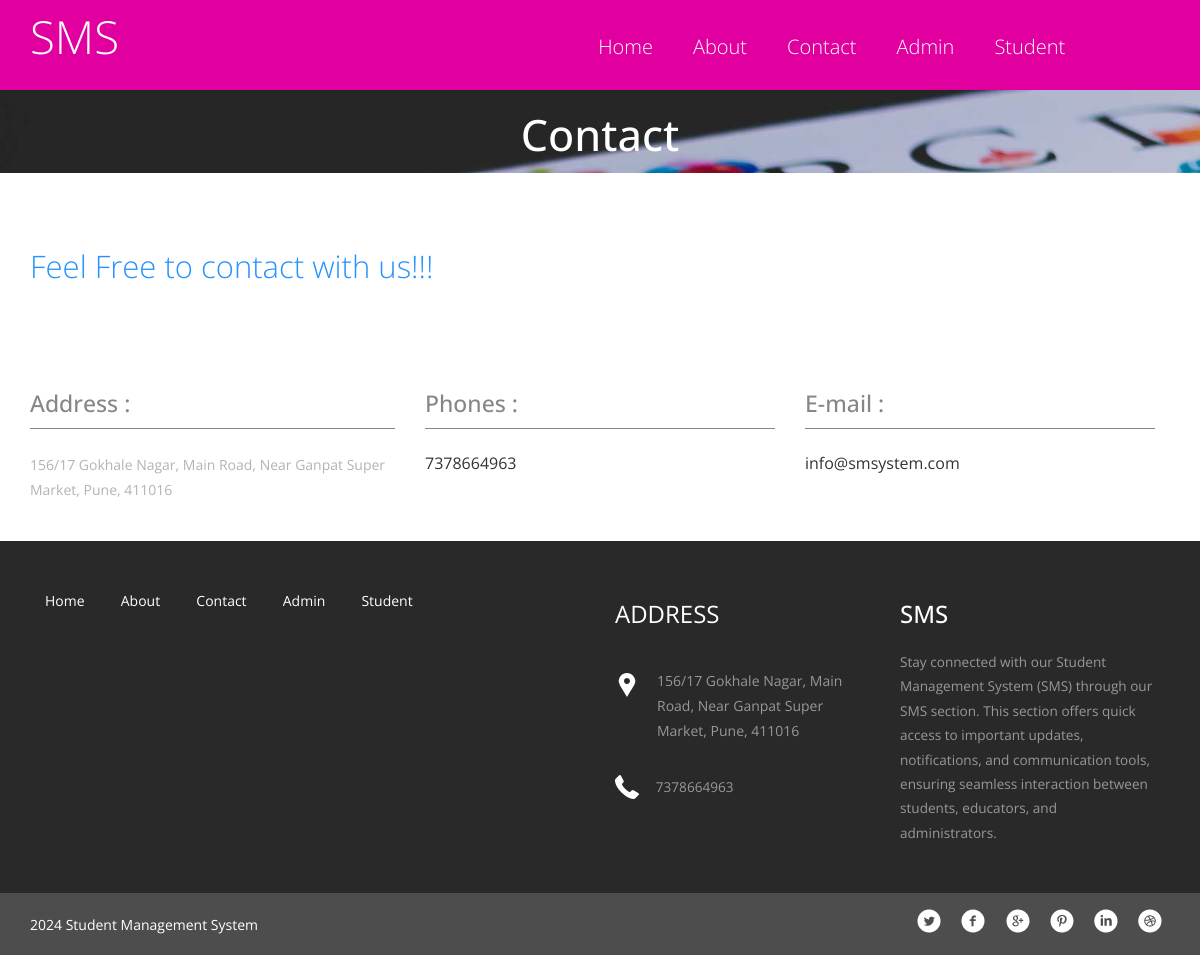
/studentms/contact.php, run on an earlier commit of the app's database.
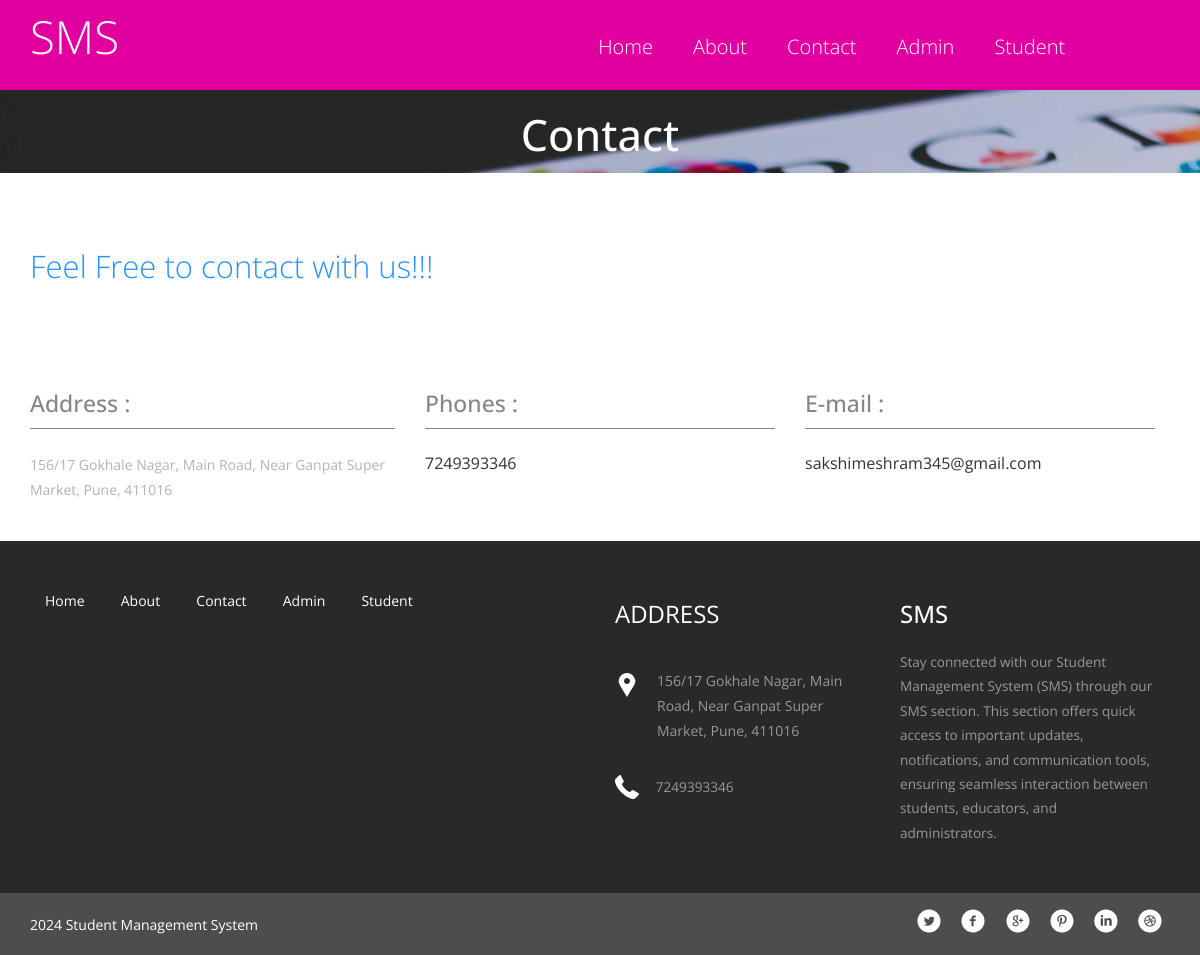
And on a later commit of the database.
### tables this page shows
CREATE TABLE `tblpage` (
  `ID` int NOT NULL,
  `PageType` varchar(200) DEFAULT NULL,
  `PageTitle` mediumtext,
  `PageDescription` mediumtext,
  `Email` varchar(200) DEFAULT NULL,
  `MobileNumber` bigint DEFAULT NULL,
  `UpdationDate` date DEFAULT NULL
);

### studentms/contact.php (the view, shortened to what this page needs)
<?php
include('includes/dbconnection.php');
?>
<!doctype html>
<html>
<head>
<link href="css/bootstrap.css" rel="stylesheet" type="text/css" media="all">
<link href="css/style.css" rel="stylesheet" type="text/css"/>
</head>
	<body>
		<?php include_once('includes/header.php');?>
<div class="banner banner5">
	<div class="container">
	<h2>Contact</h2>
	</div>
</div>
		<div class="contact">
			<div class="container">
				<div class="contact-info">
					<h3 class="c-text">Feel Free to contact with us!!!</h3>
				</div>
				<div class="contact-grids">
					<?php
$sql="SELECT * from tblpage where PageType='contactus'";
$query = $dbh -> prepare($sql);
$query->execute();
$results=$query->fetchAll(PDO::FETCH_OBJ);
$cnt=1;
if($query->rowCount() > 0)
{
foreach($results as $row)
{               ?>
					<div class="col-md-4 contact-grid-left">
						<h3>Address :</h3>
						<p><?php  echo htmlentities($row->PageDescription);?>
						</p>
					</div>
					<div class="col-md-4 contact-grid-middle">
						<h3>Phones :</h3>
						<p><?php  echo htmlentities($row->MobileNumber);?>
						</p>
					</div>
					<div class="col-md-4 contact-grid-right">
						<h3>E-mail :</h3>
						<p><?php  echo htmlentities($row->Email);?>
						</p>
					</div>
					<div class="clearfix"> </div>
					<?php $cnt=$cnt+1;}} ?>
				</div>
			</div>
		</div>
<?php include_once('includes/footer.php');?>
	</body>
</html>

### studentms/includes/header.php (shortened to what this page needs)
    <div class="header" id="home">
      <nav class="navbar navbar-default">
        <div class="container">
          <div class="navbar-header">
          <h1><a class="navbar-brand" href="index.php">SMS</a></h1>
          </div>
            <div class="collapse navbar-collapse" id="bs-example-navbar-collapse-1">
              <ul class="nav navbar-nav navbar-right margin-top cl-effect-2">
                <li><a href="index.php"><span data-hover="Home">Home</span></a></li>
                <li><a href="about.php"><span data-hover="About">About</span></a></li>
                <li><a href="contact.php"><span data-hover="Contact">Contact</span></a></li>
                <li><a href="admin/login.php"><span data-hover="Contact">Admin</span></a></li>
                <li><a href="user/login.php"><span data-hover="Shortcodes">Student</span></a></li>
              </ul>
              <div class="clearfix"> </div>
            </div>
      </nav>
</div>

### studentms/includes/footer.php (shortened to what this page needs)
<div class="footer">
    <div class="container">
      <div class="col-md-6 footer-left">
        <ul>
          <li><a href="index.php">Home</a></li>
          <li><a href="about.php">About</a></li>
          <li><a href="contact.php">Contact</a></li>
          <li><a href="admin/login.php">Admin</a></li>
          <li><a href="user/login.php">Student</a></li>
        </ul>
      </div>
      <div class="col-md-3 footer-middle">
        <?php
$sql="SELECT * from tblpage where PageType='contactus'";
$query = $dbh -> prepare($sql);
$query->execute();
$results=$query->fetchAll(PDO::FETCH_OBJ);
$cnt=1;
if($query->rowCount() > 0)
{
foreach($results as $row)
{               ?>
        <h3>Address</h3>
        <div class="address">
          <p><?php  echo htmlentities($row->PageDescription);?>
          </p>
        </div>
        <div class="phone">
          <p><?php  echo htmlentities($row->MobileNumber);?></p>
        </div>
      <?php $cnt=$cnt+1;}} ?></div>
      <div class="col-md-3 footer-right">
        <h3>SMS</h3>
        <p>Stay connected with our Student Management System (SMS) through our SMS section. This section offers quick access to important updates, notifications, and communication tools, ensuring seamless interaction between students, educators, and administrators.</p>
      </div>
      <div class="clearfix"> </div>
    </div>
  </div>
<div class="copyright">
    <div class="container">
      <div class="copyright-left">
      <p><?php echo date('Y');?> Student Management System </p>
      </div>
      <div class="copyright-right">
        <ul>
          <li><a href="#" class="twitter"> </a></li>
          <li><a href="#" class="twitter facebook"> </a></li>
          <li><a href="#" class="twitter chrome"> </a></li>
          <li><a href="#" class="twitter pinterest"> </a></li>
          <li><a href="#" class="twitter linkedin"> </a></li>
          <li><a href="#" class="twitter dribbble"> </a></li>
        </ul>
      </div>
      <div class="clearfix"> </div>
    </div>
  </div>

What changed in the data, as far as the page shows it:
changed tblpage "156/17 Gokhale Nagar, Main Road, Near Ganpat Super Market, Pune, 411016": MobileNumber "7378664963" → "7249393346"; Email "info@smsystem.com" → "sakshimeshram345@gmail.com"
